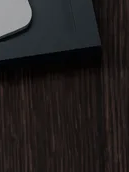
#> input picture whos-that-pokemon/files/pieces/bulbasaur.png, 129 x 172 px; its folder holds 4 pictures in this run
$ python solve.py
#> lines starting #> are read from the running program, lines starting #| are printed output that depends on the picture
from PIL import Image;import numpy as np,glob,itertools
fs=sorted(glob.glob('pieces/*.png'));P=[np.asarray(Image.open(f).convert('RGB')).astype(float) for f in fs]
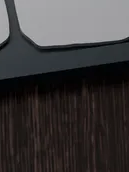
#> input picture whos-that-pokemon/files/pieces/ditto.png, 129 x 172 px
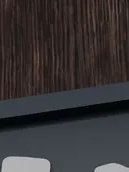
#> input picture whos-that-pokemon/files/pieces/gyarados.png, 129 x 172 px
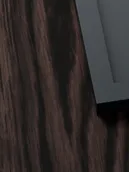
#> input picture whos-that-pokemon/files/pieces/hc_verma.png, 129 x 172 px
#> after `P = [np.asarray(Image.open(f).convert('RGB')).astype(float) for f in f`: P = 4 items
n=len(P)
#> n = 4
def lr(a,b): return np.abs(a[:,-1]-b[:,0]).mean()
def tb(a,b): return np.abs(a[-1]-b[0]).mean()
LR=np.array([[lr(P[i],P[j]) if i!=j else 1e9 for j in range(n)] for i in range(n)])
#> LR = [[1e+09, 49.92, 19.73, 27.17], [3.05, 1e+09, 47.83, 40.19], [49.93, 55.51, 1e+09, 22.93], [39.06, 41.38, 42.12, 1e+09]]
TB=np.array([[tb(P[i],P[j]) if i!=j else 1e9 for j in range(n)] for i in range(n)])
#> TB = [[1e+09, 129.1, 16.03, 31.32], [38.65, 1e+09, 13.94, 29.26], [77.47, 47.57, 1e+09, 87.28], [37.97, 119.1, 12.08, 1e+09]]
best=None
for R,C in [(3,4),(4,3),(2,6),(6,2)]:
  # greedy from each start + beam
  beams=[((),0)]
  for k in range(R*C):
    r,c=divmod(k,C);nb=[]
    for g,s in beams:
      for j in range(n):
        if j in g: continue
        cost=s+(LR[g[k-1],j] if c else 0)+(TB[g[k-C],j] if r else 0)
        nb.append((g+(j,),cost))
    nb.sort(key=lambda x:x[1]);beams=nb[:5000]
#> (the run stopped early here; a loop or call above may not have finished)
